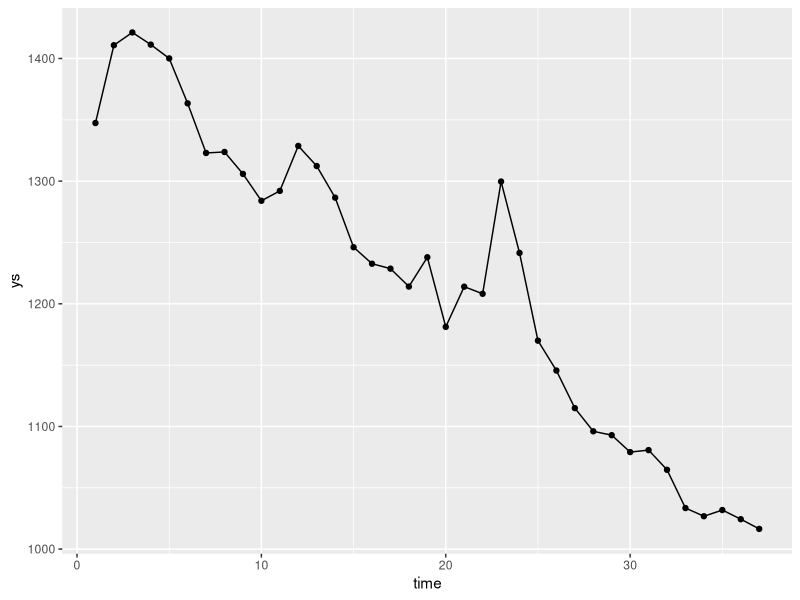

Write R code to recreate this figure.
library(ggplot2)

setwd("C:/Users/Ryan/Desktop/gitcode/Trax_Lab/Code")
#setwd("C:/Users/Death Star/Desktop/Trax_Lab/Code")
points<- read.csv("adpA-experimental.csv", header=TRUE)
time <- points$time
ys <- points$IMV.intensity.Mean.Value.

ggplot(points, aes(x=time, y=ys)) +geom_point() + geom_line()
